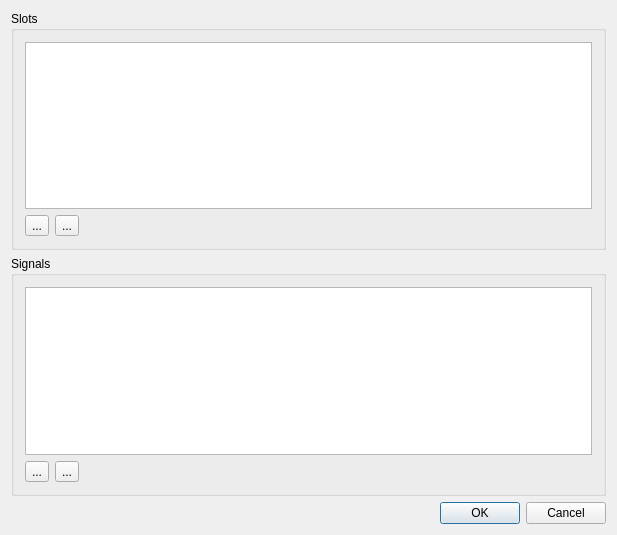
<ui version="4.0" >
 <class>SignalSlotDialogClass</class>
 <widget class="QDialog" name="SignalSlotDialogClass" >
  <property name="geometry" >
   <rect>
    <x>0</x>
    <y>0</y>
    <width>617</width>
    <height>535</height>
   </rect>
  </property>
  <property name="windowTitle" >
   <string>Signals and slots</string>
  </property>
  <layout class="QVBoxLayout" >
   <item>
    <widget class="QGroupBox" name="slotGroupBox" >
     <property name="title" >
      <string>Slots</string>
     </property>
     <layout class="QVBoxLayout" >
      <item>
       <widget class="QListView" name="slotListView" />
      </item>
      <item>
       <layout class="QHBoxLayout" >
        <item>
         <widget class="QToolButton" name="addSlotButton" >
          <property name="text" >
           <string>...</string>
          </property>
         </widget>
        </item>
        <item>
         <widget class="QToolButton" name="removeSlotButton" >
          <property name="text" >
           <string>...</string>
          </property>
         </widget>
        </item>
        <item>
         <spacer>
          <property name="orientation" >
           <enum>Qt::Horizontal</enum>
          </property>
          <property name="sizeHint" >
           <size>
            <width>40</width>
            <height>20</height>
           </size>
          </property>
         </spacer>
        </item>
       </layout>
      </item>
     </layout>
    </widget>
   </item>
   <item>
    <widget class="QGroupBox" name="signalGroupBox" >
     <property name="title" >
      <string>Signals</string>
     </property>
     <layout class="QVBoxLayout" >
      <item>
       <widget class="QListView" name="signalListView" />
      </item>
      <item>
       <layout class="QHBoxLayout" >
        <item>
         <widget class="QToolButton" name="addSignalButton" >
          <property name="text" >
           <string>...</string>
          </property>
         </widget>
        </item>
        <item>
         <widget class="QToolButton" name="removeSignalButton" >
          <property name="text" >
           <string>...</string>
          </property>
         </widget>
        </item>
        <item>
         <spacer>
          <property name="orientation" >
           <enum>Qt::Horizontal</enum>
          </property>
          <property name="sizeHint" >
           <size>
            <width>40</width>
            <height>20</height>
           </size>
          </property>
         </spacer>
        </item>
       </layout>
      </item>
     </layout>
    </widget>
   </item>
   <item>
    <widget class="QDialogButtonBox" name="buttonBox" >
     <property name="standardButtons" >
      <set>QDialogButtonBox::Cancel|QDialogButtonBox::NoButton|QDialogButtonBox::Ok</set>
     </property>
    </widget>
   </item>
  </layout>
 </widget>
 <layoutdefault spacing="6" margin="11" />
 <resources/>
 <connections/>
</ui>
